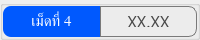
                  <widget class="QGroupBox" name="thickness_summary_group_4">
                   <property name="minimumSize">
                    <size>
                     <width>0</width>
                     <height>40</height>
                    </size>
                   </property>
                   <property name="maximumSize">
                    <size>
                     <width>16777215</width>
                     <height>40</height>
                    </size>
                   </property>
                   <property name="styleSheet">
                    <string notr="true">color: rgb(255, 255, 255);</string>
                   </property>
                   <layout class="QHBoxLayout" name="horizontalLayout_46">
                    <property name="spacing">
                     <number>0</number>
                    </property>
                    <property name="leftMargin">
                     <number>0</number>
                    </property>
                    <property name="topMargin">
                     <number>0</number>
                    </property>
                    <property name="rightMargin">
                     <number>0</number>
                    </property>
                    <property name="bottomMargin">
                     <number>0</number>
                    </property>
                    <item>
                     <widget class="QLabel" name="thickness_summary_title_4">
                      <property name="minimumSize">
                       <size>
                        <width>55</width>
                        <height>0</height>
                       </size>
                      </property>
                      <property name="font">
                       <font>
                        <family>Kanit</family>
                        <pointsize>11</pointsize>
                        <italic>false</italic>
                        <bold>false</bold>
                        <underline>false</underline>
                        <strikeout>false</strikeout>
                       </font>
                      </property>
                      <property name="styleSheet">
                       <string notr="true">background-color: #0059fe;
border-top-left-radius: 8px;
border-bottom-left-radius: 8px;</string>
                      </property>
                      <property name="text">
                       <string>เม็ดที่ 4</string>
                      </property>
                      <property name="alignment">
                       <set>Qt::AlignmentFlag::AlignCenter</set>
                      </property>
                     </widget>
                    </item>
                    <item>
                     <widget class="QFrame" name="thickness_summary_frame_4">
                      <property name="styleSheet">
                       <string notr="true">border: solid;
border-width: 1px;
border-color: rgb(121, 121, 121);
border-top-right-radius: 8px;
border-bottom-right-radius: 8px;</string>
                      </property>
                      <property name="frameShape">
                       <enum>QFrame::Shape::StyledPanel</enum>
                      </property>
                      <property name="frameShadow">
                       <enum>QFrame::Shadow::Raised</enum>
                      </property>
                      <layout class="QHBoxLayout" name="horizontalLayout_47">
                       <item>
                        <widget class="QLabel" name="thickness_summary_4">
                         <property name="font">
                          <font>
                           <family>Kanit</family>
                           <pointsize>12</pointsize>
                          </font>
                         </property>
                         <property name="styleSheet">
                          <string notr="true">border: none;
color: rgb(72, 72, 72);</string>
                         </property>
                         <property name="text">
                          <string>XX.XX</string>
                         </property>
                         <property name="alignment">
                          <set>Qt::AlignmentFlag::AlignCenter</set>
                         </property>
                        </widget>
                       </item>
                      </layout>
                     </widget>
                    </item>
                   </layout>
                  </widget>
